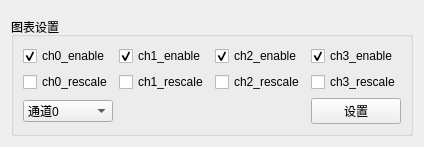
        <widget class="QWidget" name="tab_6">
         <attribute name="title">
          <string>色彩映射</string>
         </attribute>
         <layout class="QVBoxLayout" name="verticalLayout_5" stretch="11,0">
          <item>
           <widget class="QWidget" name="widget2" native="true"/>
          </item>
          <item>
           <widget class="QGroupBox" name="groupBox_11">
            <property name="title">
             <string>图表设置</string>
            </property>
            <layout class="QGridLayout" name="gridLayout_16">
             <item row="2" column="0">
              <widget class="QComboBox" name="comboBox_colorMap">
               <item>
                <property name="text">
                 <string>通道0</string>
                </property>
               </item>
               <item>
                <property name="text">
                 <string>通道1</string>
                </property>
               </item>
               <item>
                <property name="text">
                 <string>通道2</string>
                </property>
               </item>
               <item>
                <property name="text">
                 <string>通道3</string>
                </property>
               </item>
              </widget>
             </item>
             <item row="0" column="3">
              <widget class="QCheckBox" name="checkBox_colorMap3_enable">
               <property name="text">
                <string>ch3_enable</string>
               </property>
               <property name="checked">
                <bool>true</bool>
               </property>
              </widget>
             </item>
             <item row="0" column="1">
              <widget class="QCheckBox" name="checkBox_colorMap1_enable">
               <property name="text">
                <string>ch1_enable</string>
               </property>
               <property name="checked">
                <bool>true</bool>
               </property>
              </widget>
             </item>
             <item row="0" column="0">
              <widget class="QCheckBox" name="checkBox_colorMap0_enable">
               <property name="text">
                <string>ch0_enable</string>
               </property>
               <property name="checked">
                <bool>true</bool>
               </property>
              </widget>
             </item>
             <item row="0" column="2">
              <widget class="QCheckBox" name="checkBox_colorMap2_enable">
               <property name="text">
                <string>ch2_enable</string>
               </property>
               <property name="checked">
                <bool>true</bool>
               </property>
              </widget>
             </item>
             <item row="2" column="3">
              <widget class="QPushButton" name="btn_colorMap">
               <property name="text">
                <string>设置</string>
               </property>
              </widget>
             </item>
             <item row="1" column="0">
              <widget class="QCheckBox" name="checkBox_colorMap0_rescale">
               <property name="text">
                <string>ch0_rescale</string>
               </property>
               <property name="checked">
                <bool>false</bool>
               </property>
              </widget>
             </item>
             <item row="1" column="1">
              <widget class="QCheckBox" name="checkBox_colorMap1_rescale">
               <property name="text">
                <string>ch1_rescale</string>
               </property>
               <property name="checked">
                <bool>false</bool>
               </property>
              </widget>
             </item>
             <item row="1" column="2">
              <widget class="QCheckBox" name="checkBox_colorMap2_rescale">
               <property name="text">
                <string>ch2_rescale</string>
               </property>
               <property name="checked">
                <bool>false</bool>
               </property>
              </widget>
             </item>
             <item row="1" column="3">
              <widget class="QCheckBox" name="checkBox_colorMap3_rescale">
               <property name="text">
                <string>ch3_rescale</string>
               </property>
               <property name="checked">
                <bool>false</bool>
               </property>
              </widget>
             </item>
            </layout>
           </widget>
          </item>
         </layout>
        </widget>
